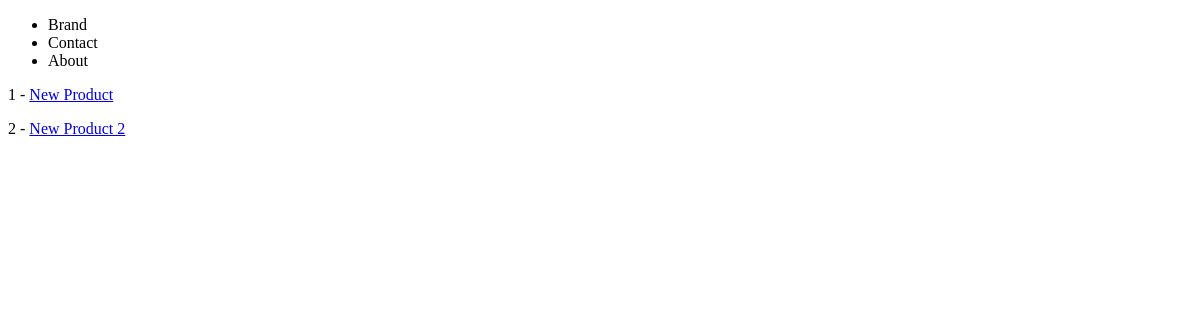
The app's page /products/, older data.
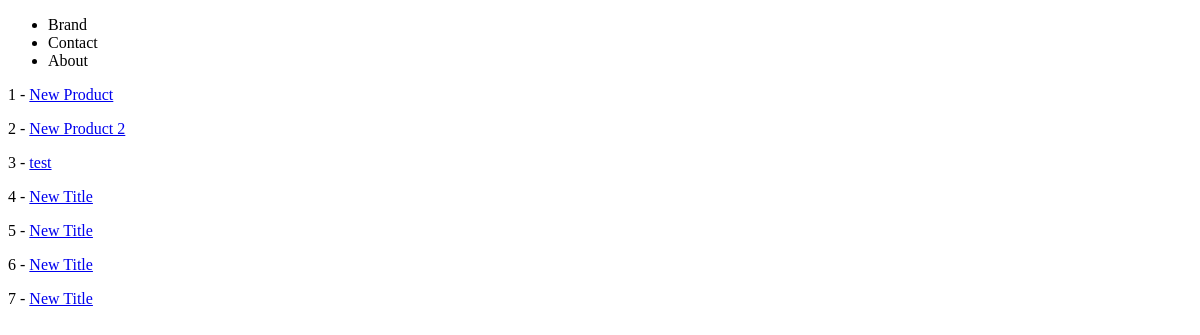
The same page, newer data.
### products/models.py (models this page shows)
class Product(models.Model):
    title       = models.CharField(max_length=120) #max_length = required
    description = models.TextField(blank=True, null=True)
    price       = models.DecimalField(decimal_places=2, max_digits=10000)
    summary     = models.TextField(blank=False, null=False)
    featured    = models.BooleanField(default=False)
    def get_absolute_url(self):
        return reverse("products:product-detail", kwargs={"id": self.id}) #f"/products/{self.id}/"

### products/views.py (the view)
# urls.py: path('', product_list_view, name='product-list'),
def product_list_view(request):
    queryset = Product.objects.all() # list of objects
    context = {
        "object_list" : queryset
    }
    return render(request, "products/product_list.html", context)

### products/templates/products/product_list.html
{% extends "base.html" %}
{% block content %}
{% for instance in  object_list %}
    <p>{{ instance.id}} - <a href='{{ instance.get_absolute_url }}'>{{ instance.title }}</a></p>
{% endfor %}
{% endblock %}

### templates/base.html (shortened to what this page needs)
<!DOCTYPE html>
<html>
<head>
</head>
<body>
    {% include 'navbar.html' %}
    {% block content %}{% endblock %}
    </body>
</html>

### templates/navbar.html
<nav>
    <ul>
        <li>Brand</li>
        <li>Contact</li>
        <li>About</li>
    </ul>
</nav>

Row changes from the older to the newer data that the page shows:
added Product: id "3", title "test"
added Product: id "4", title "New Title"
added Product: id "5", title "New Title"
added Product: id "6", title "New Title"
added Product: id "7", title "New Title"
